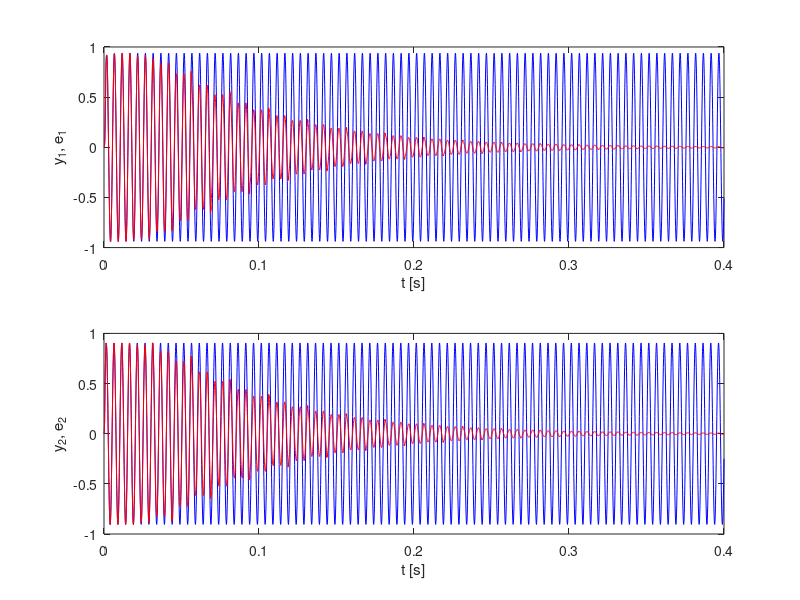

MATLAB code to generate this figure:
clear all;
clc;

%% PARAMETEREK
fs=8000;          %mintaveteli frekvencia (Hz)
T=0.4;            %szimulacios ido (s)
N_S=5;            %masodlagos utakat modellezo FIR szurok hossza
N_W=300;          %adaptiv szurok hossza
mu=2e-7;          %batorsagi tenyezo
updatePeriod=100; %ennyi mintankent kuldjuk at az egyutthatokat, es frissitjuk az adaptiv szuroket
commDelay=50;     %kommunikacios kesleltetes
noise=@(t) sin(2*pi*200*t); %zajforras

%% ELSODLEGES UTAK (zajforras --> mikrofonok)
[PB1,PA1]=ellip(6,1,60,0.3);
[PB2,PA2]=ellip(6,1,60,0.5);

%% MASODLAGOS UTAK (Sij: i. hangszoro --> j. mikrofon)
S11=1:N_S;
S12=2*(N_S:-1:1).*(-1).^(1:N_S);
S21=S12;
S22=S11;

%% IDENTIFIKACIO (most tokeletes, a valosagban LMS algoritmus)
S_id11=S11;
S_id12=S12;
S_id21=S21;
S_id22=S22;

%% ZAJCSOKKENTES
t=0:1/fs:T;
x=noise(t);                  %zajforras (referencia)
y1=filter(PB1,PA1,x);        %zaj az 1. node-nal
y2=filter(PB2,PA2,x);        %zaj a  2. node-nal
x_shr=zeros(1,max(N_W,N_S)); %buffer a referenciajelnek
y_hat_shr=zeros(2,N_S);      %buffer a kimeneti jeleknek
r11=zeros(1,N_W);            %x megszurve S11-gyel
r12=zeros(1,N_W);            %x megszurve S12-vel
r21=zeros(1,N_W);            %x megszurve S21-gyel
r22=zeros(1,N_W);            %x megszurve S22-vel
e=zeros(2,length(t));        %hibajelek (a mikrofonok altal hallott zaj)
W=zeros(2,N_W);              %adaptiv szurok
DW=zeros(2,N_W);             %update-ek
DW_1=zeros(2,N_W);           %node1 altal (a sajat hibajele alapjan) elkoeszitett update
DW_2=zeros(2,N_W);           %node2 altal (a sajat hibajele alapjan) elkoeszitett update
updateCntr=0;
commDelayCntr=0;
for ii=1:length(t);
    %a referenciajelet mindket node megkapja
        x_shr=[x(ii) x_shr(1:end-1)];
    %a hangszoron kiadando jel
        %node1
        y_hat=-W(1,:)*x_shr';
        y_hat_shr(1,:)=[y_hat y_hat_shr(1,1:end-1)];
        %node2
        y_hat=-W(2,:)*x_shr';
        y_hat_shr(2,:)=[y_hat y_hat_shr(2,1:end-1)];
    %a mikrofonok altal erzekelt hibajelek (ezt a "fizika csinalja")
        e(1,ii)=y1(ii)+S11*y_hat_shr(1,:)'+S21*y_hat_shr(2,:)';
        e(2,ii)=y2(ii)+S22*y_hat_shr(2,:)'+S12*y_hat_shr(1,:)';
    %update elokeszitese
        %node1
        r11=[S_id11*x_shr(1:N_S)' r11(1:end-1)];
        r21=[S_id21*x_shr(1:N_S)' r21(1:end-1)];
        DW_1(1,:)=DW_1(1,:)+r11*e(1,ii);
        DW_1(2,:)=DW_1(2,:)+r21*e(1,ii);
        %node2
        r22=[S_id22*x_shr(1:N_S)' r22(1:end-1)];
        r12=[S_id12*x_shr(1:N_S)' r12(1:end-1)];
        DW_2(2,:)=DW_2(2,:)+r22*e(2,ii);
        DW_2(1,:)=DW_2(1,:)+r12*e(2,ii);
    %kommunikacio
    %node1  -----DW_1(2,:)----->  node2
    %node1  <----DW_2(1,:)------  node2
        updateCntr=updateCntr+1;
        if updateCntr>=updatePeriod
            %node1: megkapja node2-tol DW_2(1,:)-et, DW_1(1,:)-et pedig o szamitja ki
            DW(1,:)=mu*DW_1(1,:)+mu*DW_2(1,:);
            %node2: megkapja node1-tol DW_1(2,:)-et, DW_2(2,:)-et pedig o szamitja ki
            DW(2,:)=mu*DW_1(2,:)+mu*DW_2(2,:);
            %valtozok nullazasa
            DW_1=zeros(2,N_W);
            DW_2=zeros(2,N_W);
            updateCntr=0;
            commDelayCntr=1;
        end
    %kommunikacios kesleltetes szimulacioja
        if commDelayCntr>0
            commDelayCntr=commDelayCntr+1;
        end
        if commDelayCntr>=commDelay+2
            commDelayCntr=0;
            W=W+DW;
            DW=zeros(2,N_W);
        end
end
subplot(211);
plot(t,y1,'b',t,e(1,:),'r');
xlabel('t [s]');
ylabel('y_1, e_1');
subplot(212);
plot(t,y2,'b',t,e(2,:),'r');
xlabel('t [s]');
ylabel('y_2, e_2');
